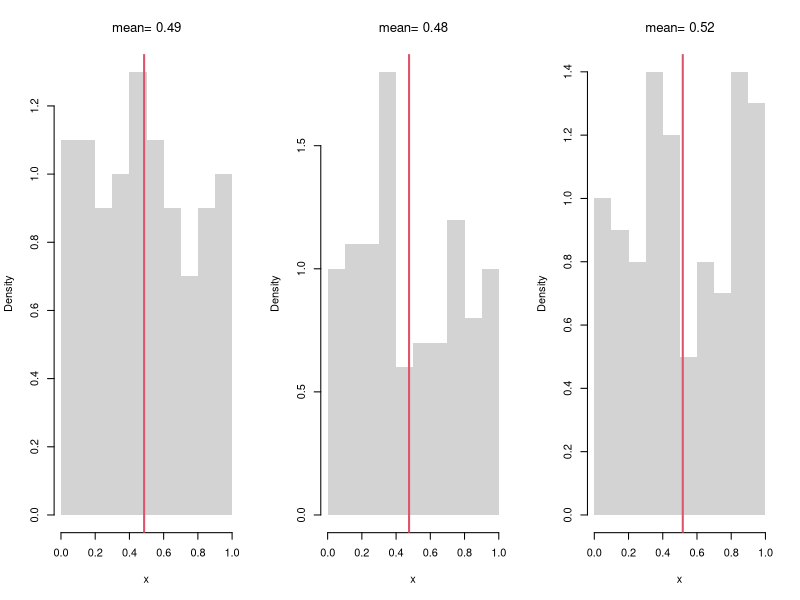
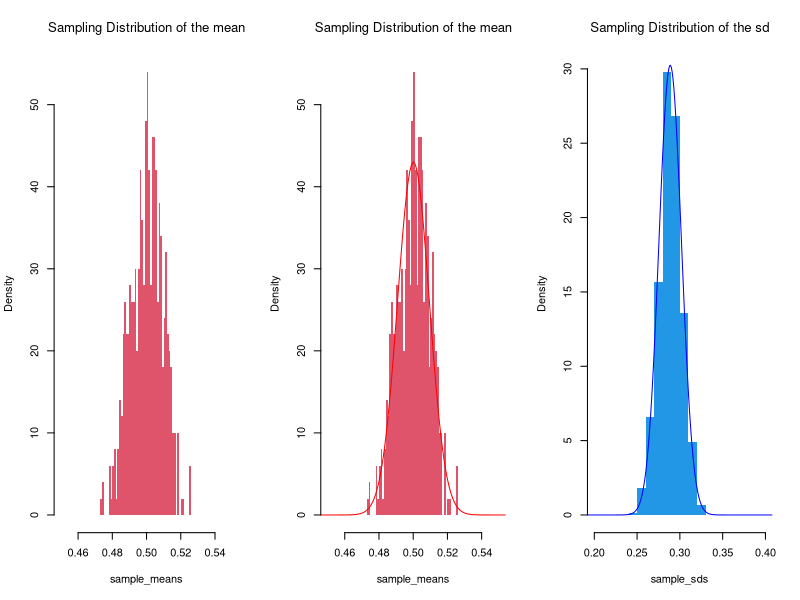
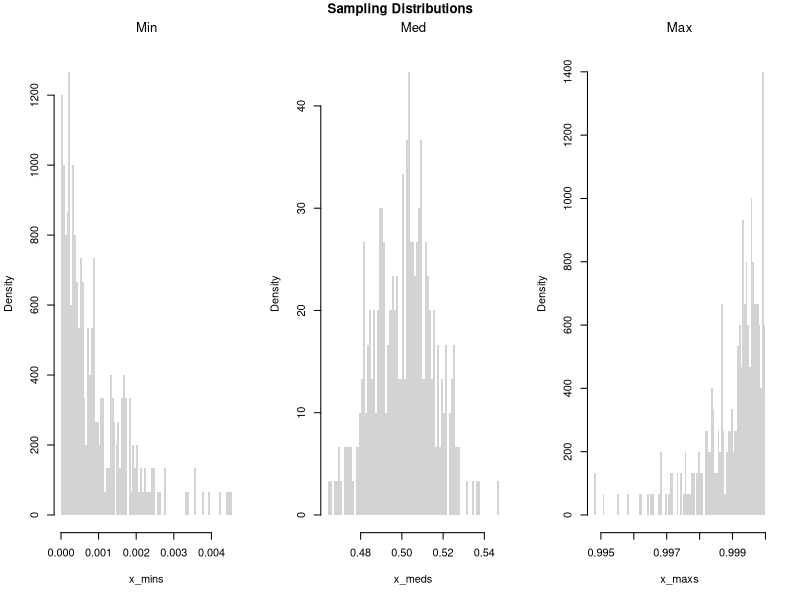
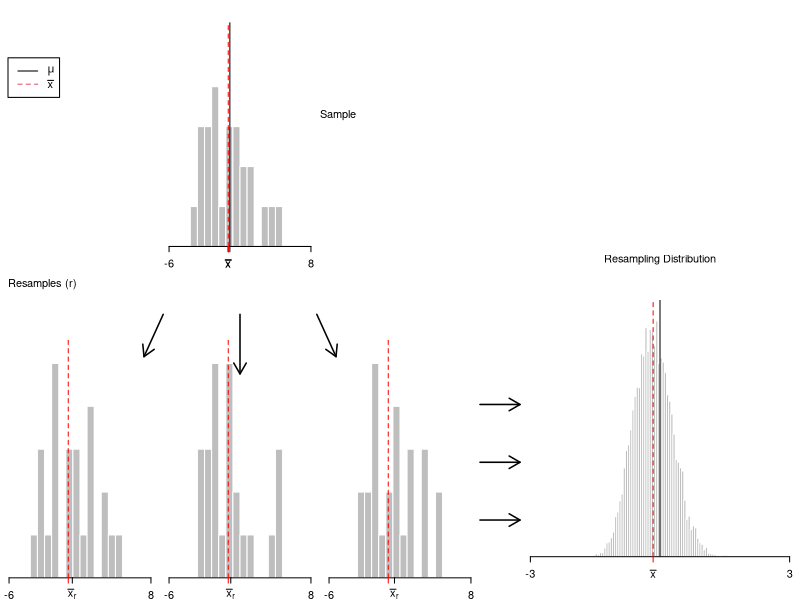
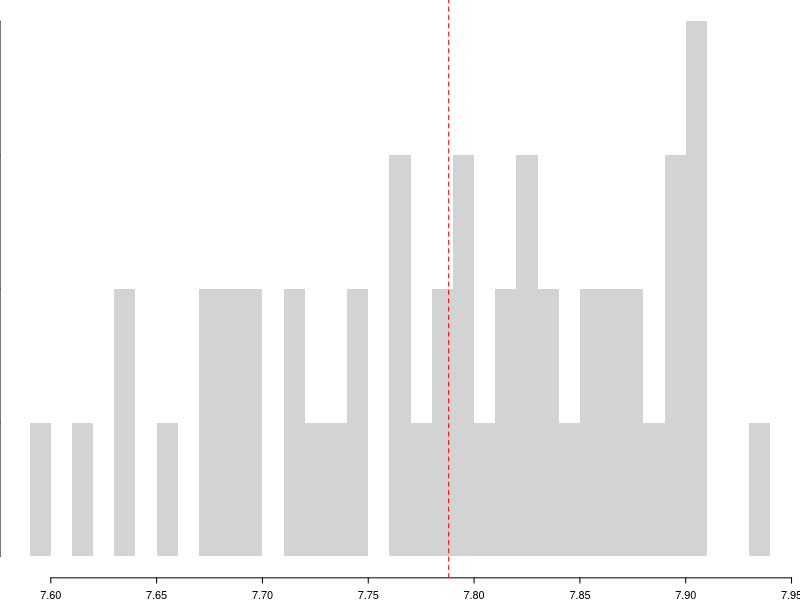
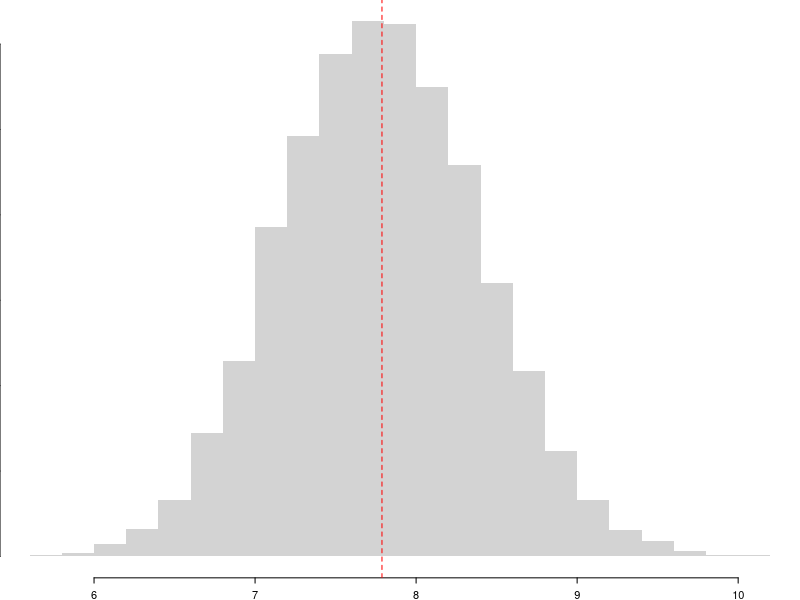
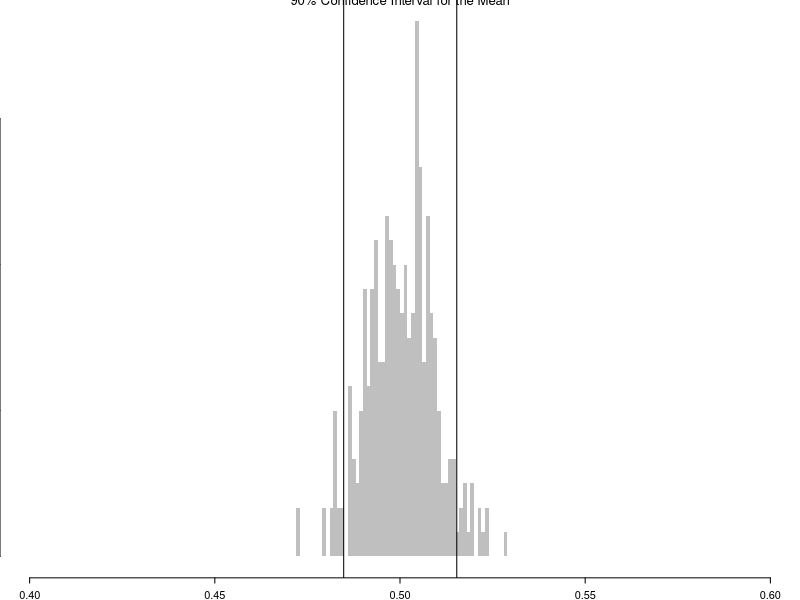
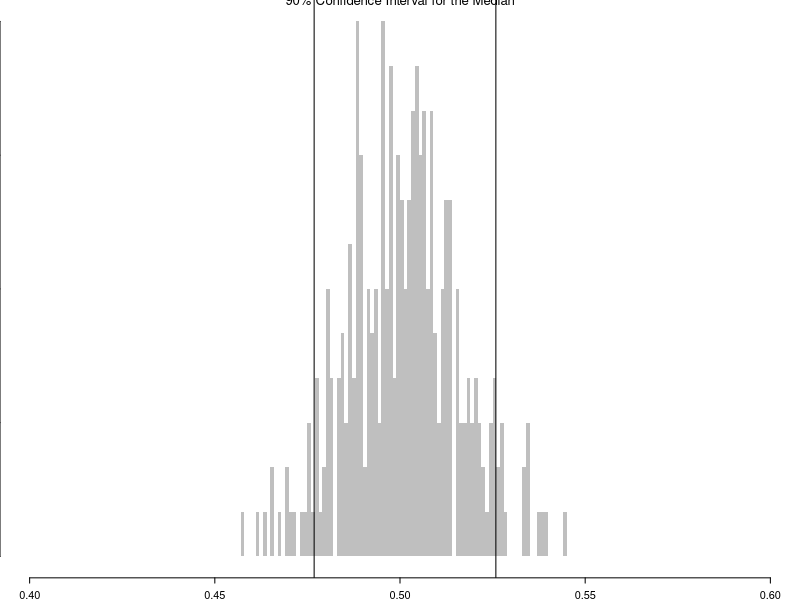

Write R code to recreate these figures, in order.
## ---- chunk 1
#All possible samples of two from {1,2,3,4}
#{1,2} {1,3}, {3,4}
#{2,3} {2,4}
#{3,4}
choose(4,2)

# Simple random sample (no duplicates, equal probability)
sample(1:4, 2, replace=F)
## ---- chunk 2
#All possible samples of two from an enormous bag of numbers {1,2,3,4}
#{1,1} {1,2} {1,3}, {3,4}
#{2,2} {2,3} {2,4}
#{3,3} {3,4}
#{4,4}

# Simple random sample (duplicates, equal probability)
sample(1:4, 2, replace=T)
## ---- chunk 3
# Three Sample Example
x_one <- runif(100)
mean_one <- mean(x_one)
x_two <- runif(100)
mean_two <- mean(x_two)
x_three <- runif(100)
mean_three <- mean(x_three)
sample_means <- c(mean_one, mean_two, mean_three)
sample_means

# An Equivalent Approach: fill vector in a loop
sample_means <- vector(length=3)
for(i in seq(sample_means)){
    x <- runif(100)
    m <- mean(x)
    sample_means[i] <- m
}
sample_means
## ---- chunk 4
# Three Sample Example w/ Visual
par(mfrow=c(1,3))
for(b in 1:3){
    x <- runif(100) 
    m <-  mean(x)
    hist(x,
        breaks=seq(0,1,by=.1), #for comparability
        freq=F, main=NA, border=NA)
    abline(v=m, col=2, lwd=2)
    title(paste0('mean= ', round(m,2)),  font.main=1)
}
## ---- chunk 5
# Many sample example
sample_means <- vector(length=500)
for(i in seq(sample_means)){
    x <- runif(1000)
    m <- mean(x)
    sample_means[i] <- m
}
hist(sample_means, 
    breaks=seq(0.45,0.55,by=.001),
    border=NA, freq=F,
    col=2, font.main=1, 
    main='Sampling Distribution of the mean')
## ---- chunk 6
# LLLN example
m_LLLN <- mean(sample_means)
round(m_LLLN, 3)
## ---- chunk 7
hist(sample_means,
    breaks=seq(0.45,0.55,by=.001),
    border=NA, freq=F,
    col=2, font.main=1, 
    main='Sampling Distribution of the mean')
    
## Approximately normal?
mu <- mean(sample_means)
mu_sd <- sd(sample_means)
x <- seq(0.1, 0.9, by=0.001)
fx <- dnorm(x, mu, mu_sd)
lines(x, fx, col='red')
## ---- chunk 8
# CLT example of the "sd" statistic
sample_sds <- vector(length=1000)
for(i in seq(sample_sds)){
    x <- runif(100) # same distribution
    s <- sd(x) # different statistic
    sample_sds[i] <- s
}
hist(sample_sds,
    breaks=seq(0.2,0.4,by=.01),
    border=NA, freq=F,
    col=4, font.main=1, 
    main='Sampling Distribution of the sd')

## Approximately normal?
mu <- mean(sample_sds)
mu_sd <- sd(sample_sds)
x <- seq(0.1, 0.9, by=0.001)
fx <- dnorm(x, mu, mu_sd)
lines(x, fx, col='blue')

# Try another function, such as
my_function <- function(x){ diff(range(exp(x))) }

# try another random variable, such as rexp(100) instead of runif(100)
## ---- chunk 9
# Create 300 samples, each with 1000 random uniform variables
x_samples <- matrix(nrow=300, ncol=1000)
for(i in seq(nrow(x_samples))){
    x_samples[i,] <- runif(1000)
}
# Each row is a new sample
length(x_samples[1,])

# Compute min, median, and max for each sample
x_mins <- apply(x_samples, 1, quantile, probs=0)
x_meds <- apply(x_samples, 1, quantile, probs=.5)
x_maxs <- apply(x_samples, 1, quantile, probs=1)

# Plot the sampling distributions of min, median, and max
# Median looks normal. Maximum and Minumum do not!
par(mfrow=c(1,3))
hist(x_mins, breaks=100, main='Min', font.main=1, border=NA, freq=F)
hist(x_meds, breaks=100, main='Med', font.main=1, border=NA, freq=F)
hist(x_maxs, breaks=100, main='Max', font.main=1, border=NA, freq=F)
title('Sampling Distributions', outer=T, line=-1)
## ---- chunk 10
sample_dat <- USArrests[,'Murder']
sample_mean <- mean(sample_dat)
sample_mean
## ---- chunk 11
# Generate Non-normal Data, from Hesterberg (2015)

# Population is 50% N(-2, 1) and 50% N(2, 4)
populationMean <- c(-2, 2)
populationVar <- c(1, 4)

# Generate samples from population
rPopulation <- function(n){
  # Which distribution is each observation coming from
  di <- sample(1:2, size=n, replace=TRUE, prob=c(.5,.5))
  rnorm(n, mean=populationMean[di], sd=sqrt(populationVar)[di])
}

# Compute Sample Mean
n <- 25
set.seed(2)
sample_dat <- rPopulation(n)
sample_mean <- mean(sample_dat)
## ---- chunk 12
# Plot Bootstrap Mean
# Modified from Hesterberg (2015)

#### Some parameters for figure layout.
divideX <- c(.6, .65)
divideY <- c(0, .32, .33, .65, .70, 1)
useFraction <- .9
Fraction2 <- 0:1 + c(1, -1) * (1-useFraction)/2
rescaleY <- function(x) (x-.33)/.67
divideY3 <- (c(NA, NA, .33, .65, .70, 1) - .33)/.67

PlotSample <- function(data,
    lineMu=TRUE,
    star=FALSE,
    lineM=NULL,
    col="gray"){
  # lineMu: logical, add a vertical line at mu
  # star:  logical, label with xbar* instead of xbar
  # lineM: NULL or numeric; add a vertical line there

  hist(data, breaks=seq(-6, 8, length=21), col=col,
       probability=TRUE, axes=FALSE, new=FALSE, border=0,
       xlab="", xlim=c(-6, 8), ylim=c(0, .351),
       xaxs="i", yaxs="i", main="")
  axis(side=1, at=c(-6, 8))
  axis(side=1, at=mean(data),
       if(star) expression(bar(x)[r]) else expression(bar(x)))
  if(lineMu) {
    segments(mean(populationMean), y0=0, y1=.32)
    axis(side=1, at=mean(populationMean), "")
  }
  if(length(lineM)) {
    segments(lineM, y0=0, y1=.32, col="red", lty=2)
    axis(side=1, at=lineM, "", col="red")
  }
  invisible(NULL)
}

### Plot sample (as substitute for population)
par(fig=c(divideX[1] * (1/3 + 1/3 * Fraction2), divideY3[5:6]),
    mar=.1 + c(2, 0, 0, 0), mex=.8)
PlotSample(sample_dat, lineM=sample_mean)
axis(1, sample_mean, expression(bar(x)), col="red")

### Bootstrap samples
set.seed(2)  ## Cherry Pick Some Good Ones
B <- lapply(1:20, function(b) { sample(sample_dat, replace=T) })
temp <- lapply(B, hist, breaks=seq(-6, 8, length=21), plot=F)
Bii <- which(sapply(temp, function(x) max(x[['counts']])) <= 5)
## Plot the Cherries
par(fig=c(divideX[1] * (0/3 + 1/3*Fraction2), divideY3[3:4]), new=T)
PlotSample(B[[Bii[1]]], sample_mean, lineMu=F, star=T)
par(fig=c(divideX[1] * (1/3 + 1/3*Fraction2), divideY3[3:4]), new=T)
PlotSample(B[[Bii[3]]], sample_mean, lineMu=F, star=T)
par(fig=c(divideX[1] * (2/3 + 1/3*Fraction2), divideY3[3:4]), new=T)
PlotSample(B[[Bii[2]]], sample_mean, lineMu=F, star=T)

### Bootstrap Distribution
par(fig=c(divideX[2], 1, 0, .5), new=T)
par(mar=c(4.1, 0, 0, 0))
set.seed(2)
Bmeans <- sapply(1:9999, function(b) {
    dat_b <- sample(sample_dat, replace=T) # c.f. jackknife
    mean(dat_b)
})
hist(Bmeans, xlim=c(-3, 3), ylim=c(0, 1), breaks=61, border=0,
     axes=F, col="gray", freq=F, main="", yaxs="i",
     xlab="", ylab="")
abline(v=sample_mean, col="red", lty=2)
abline(v=mean(populationMean))
axis(1, c(-3, 3))
axis(1, at=sample_mean, expression(bar(x)), col="red")
#axis(3, at=mean(populationMean), expression(mu))

### Arrows
par(mar=c(2.1, 0, 0, 0))
par(fig=c(0, 1, 0, 1), usr=c(0, 1, 0, 1))
arrows(lwd=1.5, length=.125,
       x0=divideX[1] * (.29 + .42 * ppoints(5)[c(1,3,5)]),
       x1=divideX[1] * seq(.3, .7, length=3),
       y0=rescaleY(divideY[4:5] %*% c(.2, .77)) - .05,
       y1=rescaleY(divideY[4] - c(.6, 1, .6)*(divideY[5]-divideY[4])) - .05)
arrows(divideX[1], c(.1, .2, .3), length=.125, divideX[2], lwd=1.5)

### Text
text(.4, .8, adj=0, 'Sample')
text((divideX[2]+1)/2, .55, adj=.5, 'Resampling Distribution')
text(0.01, divideY3[4]+.03, adj=0, "Resamples (r)")
legend(.01, .9, lty=1:2, col=1:2, legend=expression(mu, bar(x)))
## ---- chunk 13
sample_dat <- USArrests[,'Murder']
sample_mean <- mean(sample_dat)

# Jackknife Estimates
jackknife_means <- vector(length=length(sample_dat))
for(i in seq_along(jackknife_means)){
    dat_noti <- sample_dat[-i]
    mean_noti <- mean(dat_noti)
    jackknife_means[i] <- mean_noti
}
hist(jackknife_means, breaks=25,
    border=NA, freq=F,
    main='', xlab=expression(bar(X)[-i]))
abline(v=sample_mean, col='red', lty=2)
## ---- chunk 14
# Bootstrap estimates
bootstrap_means <- vector(length=9999)
for(b in seq_along(bootstrap_means)){
    dat_b <- sample(sample_dat, replace=T) # c.f. jackknife
    mean_b <- mean(dat_b)
    bootstrap_means[b] <-mean_b
}

hist(bootstrap_means, breaks=25,
    border=NA, freq=F,
    main='', xlab=expression(bar(X)[b]))
abline(v=sample_mean, col='red', lty=2)
## ---- chunk 15
# Boot CI
boot_ci <- quantile(bootstrap_means, probs=c(.025, .975))
boot_ci

# Jack CI
jack_ci <- quantile(jackknife_means, probs=c(.025, .975))
jack_ci

# more conservative estimate
ci <- boot_ci
## ---- chunk 16
# Create 300 samples, each with 1000 random uniform variables
x_samples <- matrix(nrow=300, ncol=1000)
for(i in seq(nrow(x_samples))){
    x_samples[i,] <- runif(1000)
}
# Each row is a new sample
sample_dat1 <- x_samples[1,]
sd(sample_dat1) # standard deviation

# Compute means for each row (for each sample)
sample_means <- apply(x_samples, 1, mean)
sd(sample_means) # standard error
## ---- chunk 17

# Middle 90%
mq <- quantile(sample_means, probs=c(.05,.95))
paste0('we are 90% confident that the mean is between ', 
    round(mq[1],2), ' and ', round(mq[2],2) )

hist(sample_means,
    breaks=seq(.4,.6, by=.001), 
    border=NA, freq=F,
    col=rgb(0,0,0,.25), font.main=1,
    main='90% Confidence Interval for the Mean')
abline(v=mq)
## ---- chunk 18
## Sample Quantiles (medians)
sample_quants <- apply(x_samples, 1, quantile, probs=0.5)

# Middle 95% of estimates
mq <- quantile(sample_quants, probs=c(.05,.95))
paste0('we are 90% confident that the median is between ', 
    round(mq[1],2), ' and ', round(mq[2],2) )

hist(sample_quants,
    breaks=seq(.4,.6, by=.001),
    border=NA, freq=F,
    col=rgb(0,0,0,.25), font.main=1,
    main='90% Confidence Interval for the Median')
abline(v=mq)
## ---- chunk 19
# Theoretically: [-1 sd, +1 sd] has 2/3 coverage

# Confidence Interval for each sample
xq <- apply(x_samples, 1, function(r){ #theoretical se's 
    mean(r) + c(-1,1)*sd(r)/sqrt(length(r))
})
# First 4 interval estimates
xq[,1:4]

# Explicit calculation
mu_true <- 0.5
# Logical vector: whether the true mean is in each CI
covered <- mu_true >= xq[1, ] & mu_true <= xq[2, ]
# Empirical coverage rate
coverage_rate <- mean(covered)
cat(sprintf("Estimated coverage probability: %.2f%%\n", 100 * coverage_rate))
## ---- chunk 20
# Visualize first N confidence intervals
N <- 100
plot.new()
plot.window(xlim = range(xq), ylim = c(0, N))
for (i in 1:N) {
  col_i <- if (covered[i]) rgb(0, 0, 0, 0.3) else rgb(1, 0, 0, 0.5)
  segments(xq[1, i], i, xq[2, i], i, col = col_i, lwd = 2)
}
abline(v = mu_true, col = "blue", lwd = 2)
axis(1)
title("Visualizing CI Coverage (Red = Missed)")
## ---- chunk 21
# Frequency each point was in an interval
bks <- seq(0,1,by=.01)
xcovr <- vector(length=length(bks))
for(b in seq(xcovr)){
    bl <- b >= xq[1,]
    bu <- b <= xq[2,]
    xcovr[b] <- mean( bl & bu )
}
# 50\% Coverage
c_ul <- range(bks[xcovr>=.5])
c_ul # 50% confidence interval

plot.new()
plot.window(xlim=c(0,1), ylim=c(0,1))
polygon( c(bks, rev(bks)), c(xcovr, xcovr*0), col=grey(.5,.5), border=NA)
mtext('Frequency each value was in an interval',2, line=2.5)
axis(1)
axis(2)
abline(h=.5, lwd=2)
segments(c_ul,0,c_ul,.5, lty=2)
## ---- chunk 22
boot_se <- sd(bootstrap_means)

theory_se <- sd(sample_dat)/sqrt(n)

c(boot_se, theory_se)
## ---- chunk 23
B <- 1000 # number of bootstrap samples
Nseq <- seq(1,100, by=1) # different sample sizes

SE <- vector(length=length(Nseq))
for(n in Nseq){
    sample_statistics_n <- vector(length=B)
    for(b in seq(sample_statistics_n)){
        x_b <- rnorm(n) # Sample of size n
        x_stat_b <- quantile(x_b, probs=.4) # Stat of interest
        sample_statistics_n[b] <- x_stat_b
    }
    se_n <- sd(sample_statistics_n) # How much the stat varies across samples
    SE[n] <- se_n
}


plot(Nseq, SE, pch=16, col=grey(0,.5),
    main='Absolute Gain', font.main=1,
    ylab='standard error', xlab='sample size')

#plot(Nseq[-1], abs(diff(SE)), pch=16, col=grey(0,.5),
#    main='Marginal Gain', font.main=1,
#    ylab='decrease in standard error', xlab='sample size')
